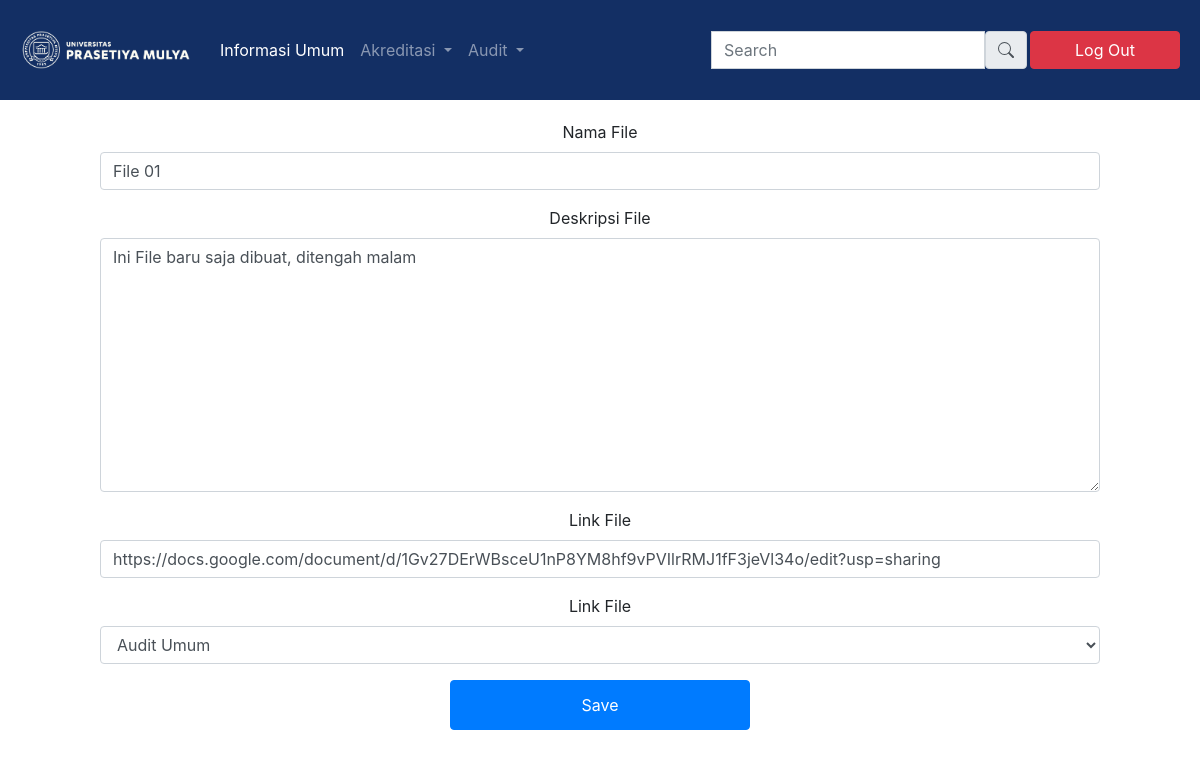
Screenshot of /10/update with the database file from the repository.
### home/models.py (models this page shows, shortened)
class baruFile(models.Model):
    created_on = models.DateTimeField(auto_now_add=True)
    nama_file = models.CharField(default='', max_length=256)
    desc_file = models.TextField()
    link_file = models.CharField(default='', max_length=256)
    nama_folder = models.ForeignKey(baruFolder, on_delete=models.CASCADE)

class baruFolder(models.Model):
    created_on = models.DateTimeField(auto_now_add=True)
    nama_folder = models.CharField(default='', max_length=256)
    desc_folder = models.TextField(default='', max_length=256)
    baseFolder_nama = models.ForeignKey(baseFolder, on_delete=models.CASCADE)
    prodi_name = models.ForeignKey(listProdi, on_delete=models.CASCADE)
    def __str__(self):
        return '{}'.format(self.nama_folder)

### home/views.py (the view)
# urls.py: path('<id>/update', homeViews.update_view, name="update"),
def update_view(request, id):
    context ={}
    obj = get_object_or_404(models.baruFile, id = id)
    form = forms.inputFileInfo(request.POST or None, instance = obj)
    if form.is_valid():
        form.save()
        return redirect('homepage')
    context["form"] = form
    return render(request, "editForm.html", context)

### home/forms.py
class inputFileInfo(forms.ModelForm):
    class Meta:
        model = models.baruFile
        fields = {'nama_file', 'desc_file', 'link_file', 'nama_folder'}
        '''
        widgets = {
            'nama_file' : forms.CharField(attrs={'class': 'input', 'placeholder' : 'fileName'}),
            'desc_file' : forms.CharField(attrs={'class': 'input', 'placeholder' : 'you@email.com'}),
            'link_file' : forms.CharField(attrs={'class': 'input', 'placeholder' : 'you@email.com'}),
            'nama_folder' : forms.Select(attrs=('class': 'form-control'))
        }
        '''

### template/editForm.html (shortened to what this page needs)
{% load widget_tweaks %}
<!DOCTYPE html>
{% load static %}
<html lang="en">
<head>
    <link rel="stylesheet" href="https://stackpath.bootstrapcdn.com/bootstrap/4.4.1/css/bootstrap.min.css">
    <link rel="stylesheet" href="{% static 'assets/dashboard1.css' %}">
</head>
<body>
    <section>
        <nav class="navbar navbar-expand-lg navbar-dark" style="background-color: #132F64; height: 100px;">
            <a class="navbar-brand" href="{% url 'homepage' %}">
                <img class="title-logo" src="{% static 'media/logo-prasmul.png' %}" alt="">
            </a>
            <div class="collapse navbar-collapse" id="navbarSupportedContent">
              <ul class="navbar-nav mr-auto">
                <li class="nav-item active">
                  <a class="nav-link" href="{% url 'informasiUmum' %}">Informasi Umum <span class="sr-only">(current)</span></a>
                </li>
                <li class="nav-item dropdown">
                    <a class="nav-link dropdown-toggle" href="#" id="navbarDropdown" role="button" data-toggle="dropdown" aria-haspopup="true" aria-expanded="false">
                      Akreditasi
                    </a>
                  </li>
                  <li class="nav-item dropdown">
                    <a class="nav-link dropdown-toggle" href="#" id="navbarDropdown" role="button" data-toggle="dropdown" aria-haspopup="true" aria-expanded="false">
                      Audit
                    </a>
                  </li>
              </ul>
              <form class="form-inline my-2 my-lg-0">
                  <div class="input-group-prepend" style="height: 2.4rem; border-radius: 0px;">
                    <input type="text" class="form-control" style="border-radius: 0px;" placeholder="Search" aria-label="search" aria-describedby="basic-addon1">
                    <span class="input-group-text" id="basic-addon1"></span>
                  </div>
                  <a class="btn btn-danger mx-1" href="{% url 'logout' %}" style="width: 150px;" href="#" role="button">Log Out</a>
              </form>
            </div>
          </nav>
    </section>
<form method="POST">
<main role="main" class="" style="text-align: left;">
    <div class="btn-dashboard" style="padding-top: 0px !important;">
      <div class="right-box">
        <div class="box-inside">
            <form>
                <div class="form-group">
                  <label for="InputNamaFile">Nama File</label>
                  {%render_field form.nama_file class="form-control" placeholder="nama file"%}
                </div>
                <div class="form-group">
                  <label for="InputNamaFile">Deskripsi File</label>
                  {%render_field form.desc_file class="form-control" placeholder="nama file"%}
                </div>
                <div class="form-group">
                  <label for="InputNamaFile">Link File</label>
                  {%render_field form.link_file class="form-control" placeholder="nama file"%}
                </div>
                <div class="form-group">
                  <label for="InputNamaFile">Link File</label>
                  {%render_field form.nama_folder class="form-control" placeholder="nama file"%}
                </div>
                <button type="submit" class="btn btn-save btn-primary">Save</button>
              </form>
        </div>
    </div>
    </div>
</main>
</form>
  </body>
</body>
</html>

### static/assets/dashboard1.css (style rules this page uses)
.title-logo { height: 50px; width: 180px; }
main { margin-top: 10px; margin-left: 100px; }
.btn-dashboard { margin-top: 20px !important; width: 1000px; text-align: center; }
.btn-save { width: 300px; height: 50px; }

### rows the page displays
baruFile: nama_file "File 01", desc_file "Ini File baru saja dibuat, ditengah malam", link_file "https://docs.google.com/document/d/1Gv27DErWBsceU1nP8YM8hf9vPVIlrRMJ1fF3jeVl34o/edit?usp=sharing"
baruFolder: nama_folder "Audit Umum"
